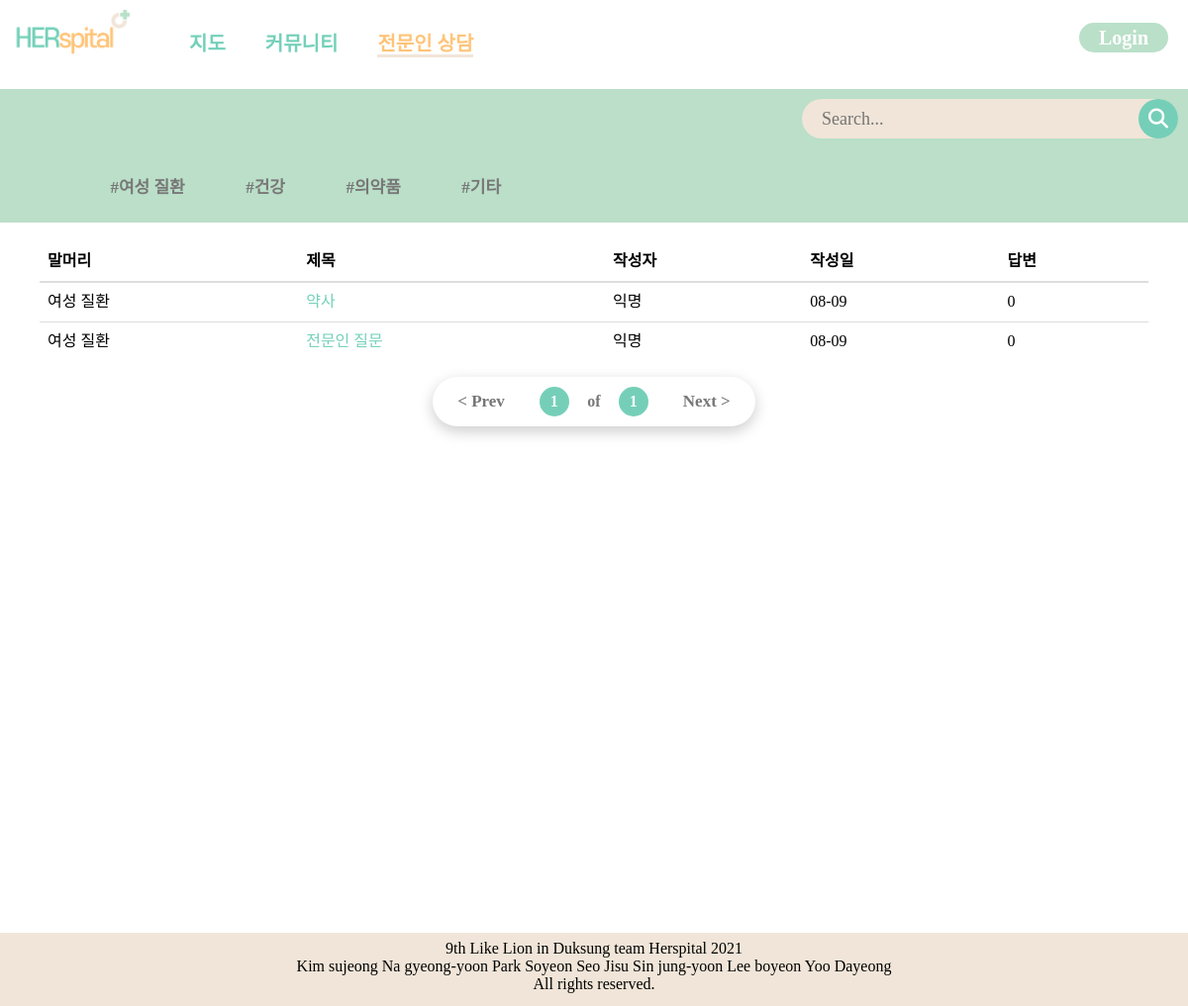
Page /community/expertList/ on the earlier database version.
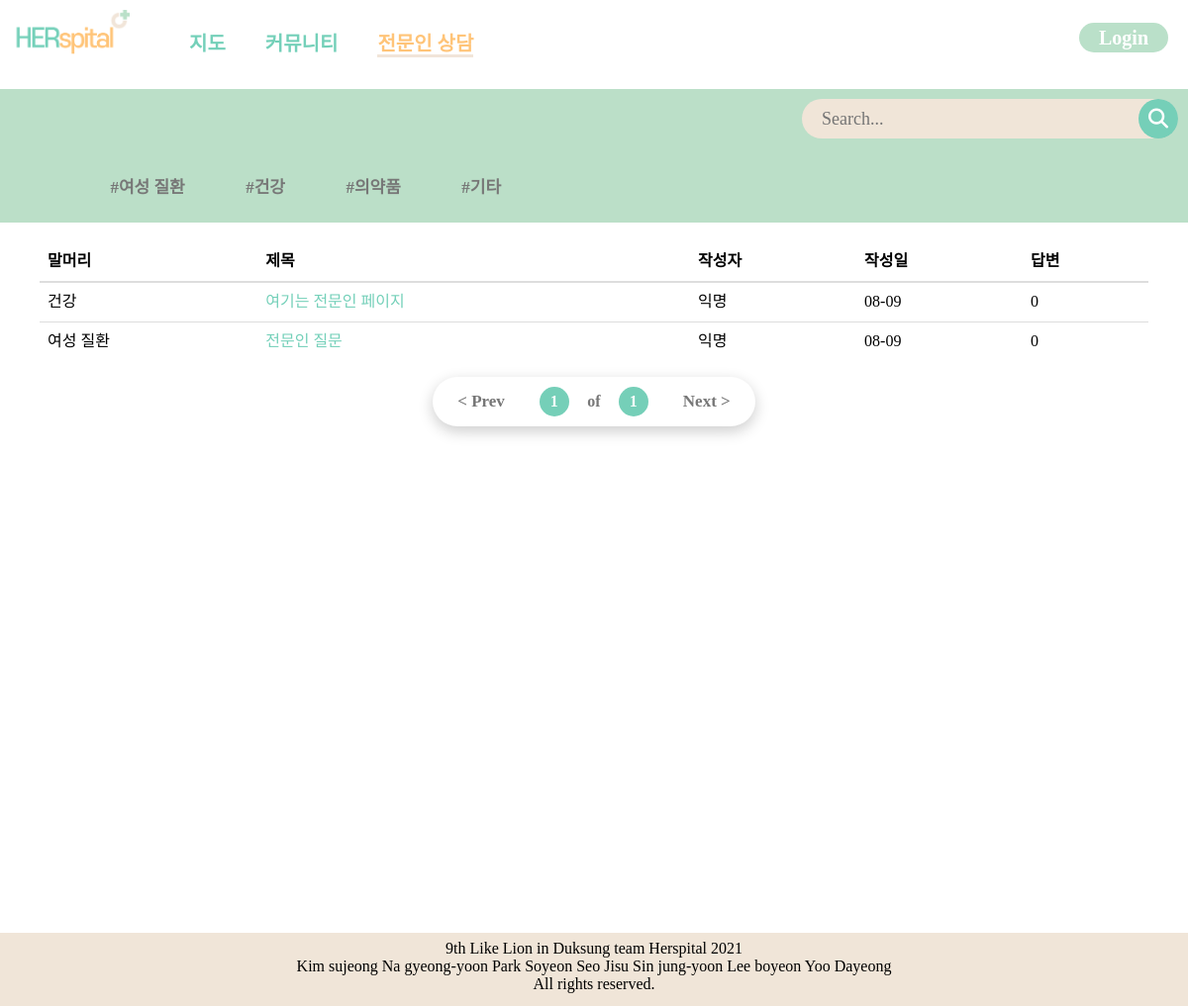
Same page on the later database version.
### community/models.py (models this page shows, shortened)
class Expert(models.Model):
    title = models.CharField(max_length=200)
    publicSetting = models.BooleanField()
    password_Post = models.IntegerField(blank=True, null=True)
    age_tag = models.CharField(max_length=100)
    image = models.ImageField(upload_to = "community/", blank=True, null=True)
    body = models.TextField()
    pub_date = models.DateTimeField()
    author = models.ForeignKey(account_models.CustomUser,on_delete=models.CASCADE, null=True)

### community/views.py (the view, shortened to what this page needs)
# urls.py: path("expertList/", community_views.expertList, name="expertList"),
def expertList(request):
    experts = Expert.objects.all().order_by('-pub_date')
    tag = request.GET.get('tag')
    paginator = Paginator(experts,10)
    page = request.GET.get('page')
    try:
        experts=paginator.page(page)
    except PageNotAnInteger:
        experts = paginator.page(1)
    except EmptyPage:
        experts = paginator.page(paginator.num_pages)
    search_key = request.GET.get('search_key')
    if search_key:
        experts = Expert.objects.filter(title__icontains=search_key)
    return render(request, "community/expertList.html", {'experts':experts})

### templates/community/expertList.html (shortened to what this page needs)
{% load static %}
<DOCTYPE html>
<html lang="ko">
<head>
    <link rel="stylesheet" href="{% static 'css/expertList.css' %}">
</head>
<body>
{% block navbar %}
    {% include "partials/base.html" %}
{% endblock%}
{% block content %}
  <div id="wrapper">
    <section>
        <div class="topContent">
            <div class="search">
            <div class="search_wrap">
                <div class="search_box">
                    <form action="" method="GET">
                        <input type="text" class="input" name="search_key" value="{{ search_key }}" placeholder="Search...">
                    </form>
                    <div class="btn btn_common" onclick="searchRun()">
                        <a class="searchicon" href=""><i class="fas fa-search"></i></a>
                    </div>
                </div>
            </div>
            </div>
            <div class="secondTab">
                <div class="preface_wrap">
                    <ul class="preface">
                        <li><a href="?tag=true&ageTag=여성 질환">#여성 질환</a></li>
                        <li><a href="?tag=true&ageTag=건강">#건강</a></li>
                        <li><a href="?tag=true&ageTag=의약품">#의약품</a></li>
                        <li><a href="?tag=true&ageTag=기타">#기타</a></li>
                    </ul>
                </div>
            </div>
        </div>
        <div class="bottomContent">
            <table class="table">
                <thead>
                    <tr>
                        <th>말머리</th>
                        <th>제목</th>
                        <th>작성자</th>
                        <th>작성일</th>
                        <th>답변</th>
                    </tr>
                </thead>
                <tbody>
                {% for expert in experts %}
                    <tr>
                        <td id="tag">{{expert.age_tag}}</td>
                        <td id="title">
                            {% if user.is_authenticated %}
                            <a href="{% url 'community:expert_detail' expert.id %}">
                            {% else %}
                            <a href="{% url 'account:login' %}">
                            {% endif %}
                            {{expert.title}}</a></td>
                        <td id="writer">익명
                        </td>
                        <td id="date">{{expert.pub_date | date:'m-d'}}</td>
                        <td id="commentNum">0</td>
                    </tr>
                {% endfor %}
                </tbody>
            </table>
            <div class="pageNum_wrap">
                <ul class="pageul">
                    {% if experts.has_previous %}
                    <li><a href="?page={{experts.previous_page_number}}" class="prev">&lt; Prev</a></li>
                    {% else %}
                    <li><a href="" class="prev">&lt; Prev</a></li>
                    {% endif %}
                    <li class="pageNumber active"><a href="">{{experts.number}}</a></li>
                    <li class="pageNumber"><a href="">of</a></li>
                    <li class="pageNumber active"><a href="">{{experts.paginator.num_pages}}</a></li>
                    {% if experts.has_next %}
                    <li><a href="?page={{experts.next_page_number}}" class="next">Next &gt;</a></li>
                    {% else %}
                    <li><a href="" class="next">Next &gt;</a></li>
                    {% endif %}
                </ul>
            </div>
        </div>
    </section>
  </div>
{% endblock %}
</body>
</html>
{% block footer %}
    {% include "partials/footer.html" %}
{% endblock %}

Differences in the rows shown:
removed Expert: age_tag "여성 질환", title "약사", pub_date "08-09"
added Expert: age_tag "건강", title "여기는 전문인 페이지", pub_date "08-09"
